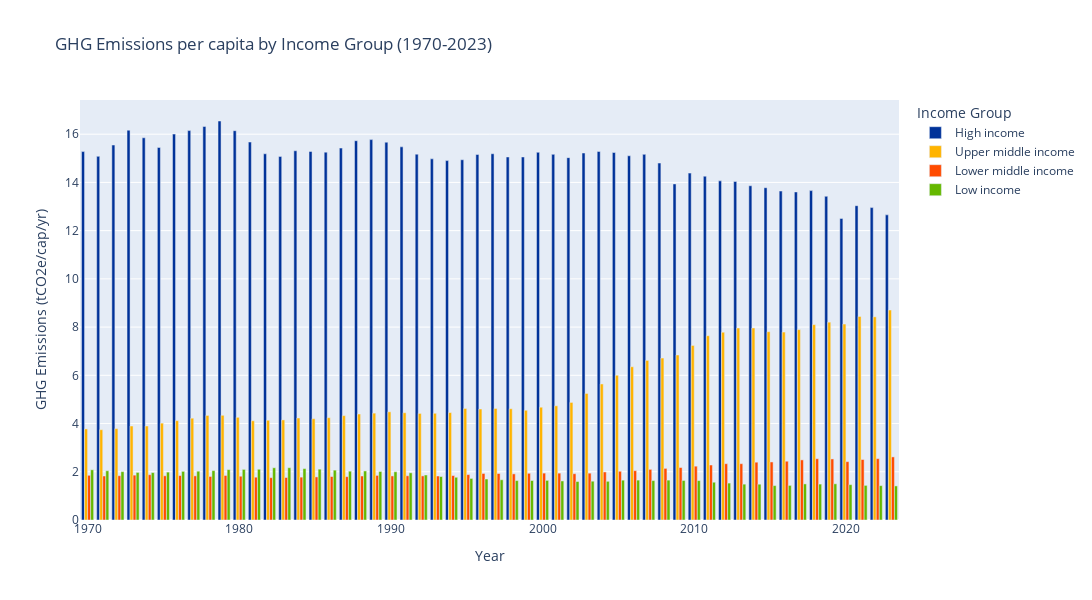

Source (notebook cell):
### Markdown cell above
### Chart 2

### Code cell
# Filter required columns 
df = GHG_per_capita_by_country.loc[['HIGH','H_MID', 'L_MID', 'LOW']]
# # Plot (built-in function)
# df = df.set_index('Country')
# plt = df.T.plot(kind='bar', figsize=(30, 10), color={'High income': '#003299', 'Upper middle income': '#FFB400',  'Lower middle income':'#FF4B00', 'Low income': '#65B800'}, grid=True)
# plt.axhline(0, color='k', linestyle='dashed')
# Melt
df_long = df.melt(id_vars=["Country"], var_name="Year", value_name="Emissions")
# Plot (plotly)
fig = px.bar(
    df_long,
    x="Year",                # Year on the x-axis
    y="Emissions",              # Emissions on the y-axis
    color="Country",       # Use income group for color differentiation
    title="GHG Emissions per capita by Income Group (1970-2023)",
    labels={"Country": "Income Group", "Emissions": "GHG Emissions (tCO2e/cap/yr)"},  # Axis labels
    color_discrete_map={'High income': COLORS[0], 'Upper middle income': COLORS[1],  'Lower middle income':COLORS[2], 'Low income': COLORS[3]},
    barmode="group",             # Grouped bars for each year
    height = 600,
    width = 1350
)
fig.write_image('./pdf/Chart2.pdf')
fig.show()

### Figure 1 — Plotly figure (JSON) as saved in the notebook; plotly's stock layout.template omitted (floating-point values rounded to 4 significant figures)
{"data": [{"alignmentgroup": "True", "hovertemplate": "Income Group=High income<br>Year=%{x}<br>GHG Emissions (tCO2e/cap/yr)=%{y}<extra></extra>", "legendgroup": "High income", "marker": {"color": "#003299", "pattern": {"shape": ""}}, "name": "High income", "offsetgroup": "High income", "orientation": "v", "showlegend": true, "textposition": "auto", "type": "bar", "x": [1970, 1971, 1972, 1973, 1974, 1975, 1976, 1977, 1978, 1979, 1980, 1981, 1982, 1983, 1984, 1985, 1986, 1987, 1988, 1989, 1990, 1991, 1992, 1993, 1994, 1995, 1996, 1997, 1998, 1999, 2000, 2001, 2002, 2003, 2004, 2005, 2006, 2007, 2008, 2009, 2010, 2011, 2012, 2013, 2014, 2015, 2016, 2017, 2018, 2019, 2020, 2021, 2022, 2023], "xaxis": "x", "y": [15.28, 15.08, 15.55, 16.17, 15.85, 15.45, 16.0, 16.15, 16.32, 16.55, 16.15, 15.67, 15.19, 15.08, 15.31, 15.28, 15.26, 15.42, 15.73, 15.78, 15.67, 15.48, 15.17, 14.98, 14.91, 14.94, 15.16, 15.19, 15.05, 15.06, 15.25, 15.16, 15.03, 15.22, 15.28, 15.24, 15.1, 15.16, 14.8, 13.94, 14.39, 14.26, 14.06, 14.04, 13.86, 13.78, 13.64, 13.6, 13.66, 13.42, 12.51, 13.04, 12.96, 12.66], "yaxis": "y"}, {"alignmentgroup": "True", "hovertemplate": "Income Group=Upper middle income<br>Year=%{x}<br>GHG Emissions (tCO2e/cap/yr)=%{y}<extra></extra>", "legendgroup": "Upper middle income", "marker": {"color": "#FFB400", "pattern": {"shape": ""}}, "name": "Upper middle income", "offsetgroup": "Upper middle income", "orientation": "v", "showlegend": true, "textposition": "auto", "type": "bar", "x": [1970, 1971, 1972, 1973, 1974, 1975, 1976, 1977, 1978, 1979, 1980, 1981, 1982, 1983, 1984, 1985, 1986, 1987, 1988, 1989, 1990, 1991, 1992, 1993, 1994, 1995, 1996, 1997, 1998, 1999, 2000, 2001, 2002, 2003, 2004, 2005, 2006, 2007, 2008, 2009, 2010, 2011, 2012, 2013, 2014, 2015, 2016, 2017, 2018, 2019, 2020, 2021, 2022, 2023], "xaxis": "x", "y": [3.777, 3.745, 3.789, 3.898, 3.898, 4.017, 4.12, 4.222, 4.337, 4.342, 4.258, 4.115, 4.137, 4.15, 4.23, 4.201, 4.244, 4.328, 4.395, 4.432, 4.486, 4.448, 4.42, 4.426, 4.454, 4.625, 4.603, 4.626, 4.614, 4.551, 4.677, 4.736, 4.876, 5.248, 5.642, 6.002, 6.355, 6.618, 6.717, 6.843, 7.239, 7.642, 7.787, 7.962, 7.963, 7.809, 7.795, 7.895, 8.103, 8.204, 8.126, 8.441, 8.426, 8.709], "yaxis": "y"}, {"alignmentgroup": "True", "hovertemplate": "Income Group=Lower middle income<br>Year=%{x}<br>GHG Emissions (tCO2e/cap/yr)=%{y}<extra></extra>", "legendgroup": "Lower middle income", "marker": {"color": "#FF4B00", "pattern": {"shape": ""}}, "name": "Lower middle income", "offsetgroup": "Lower middle income", "orientation": "v", "showlegend": true, "textposition": "auto", "type": "bar", "x": [1970, 1971, 1972, 1973, 1974, 1975, 1976, 1977, 1978, 1979, 1980, 1981, 1982, 1983, 1984, 1985, 1986, 1987, 1988, 1989, 1990, 1991, 1992, 1993, 1994, 1995, 1996, 1997, 1998, 1999, 2000, 2001, 2002, 2003, 2004, 2005, 2006, 2007, 2008, 2009, 2010, 2011, 2012, 2013, 2014, 2015, 2016, 2017, 2018, 2019, 2020, 2021, 2022, 2023], "xaxis": "x", "y": [1.854, 1.825, 1.837, 1.86, 1.88, 1.833, 1.843, 1.83, 1.806, 1.846, 1.816, 1.775, 1.756, 1.763, 1.778, 1.787, 1.803, 1.798, 1.825, 1.85, 1.828, 1.834, 1.83, 1.824, 1.843, 1.883, 1.93, 1.929, 1.914, 1.937, 1.945, 1.943, 1.92, 1.942, 1.992, 2.021, 2.046, 2.1, 2.141, 2.176, 2.232, 2.28, 2.335, 2.335, 2.398, 2.407, 2.437, 2.493, 2.541, 2.532, 2.42, 2.509, 2.545, 2.617], "yaxis": "y"}, {"alignmentgroup": "True", "hovertemplate": "Income Group=Low income<br>Year=%{x}<br>GHG Emissions (tCO2e/cap/yr)=%{y}<extra></extra>", "legendgroup": "Low income", "marker": {"color": "#65B800", "pattern": {"shape": ""}}, "name": "Low income", "offsetgroup": "Low income", "orientation": "v", "showlegend": true, "textposition": "auto", "type": "bar", "x": [1970, 1971, 1972, 1973, 1974, 1975, 1976, 1977, 1978, 1979, 1980, 1981, 1982, 1983, 1984, 1985, 1986, 1987, 1988, 1989, 1990, 1991, 1992, 1993, 1994, 1995, 1996, 1997, 1998, 1999, 2000, 2001, 2002, 2003, 2004, 2005, 2006, 2007, 2008, 2009, 2010, 2011, 2012, 2013, 2014, 2015, 2016, 2017, 2018, 2019, 2020, 2021, 2022, 2023], "xaxis": "x", "y": [2.083, 2.043, 2.006, 1.973, 1.966, 1.986, 2.018, 2.024, 2.048, 2.089, 2.099, 2.104, 2.167, 2.169, 2.131, 2.108, 2.068, 2.025, 2.034, 2.012, 2.001, 1.957, 1.867, 1.802, 1.773, 1.724, 1.7, 1.669, 1.635, 1.637, 1.644, 1.62, 1.597, 1.61, 1.605, 1.652, 1.655, 1.634, 1.654, 1.639, 1.634, 1.567, 1.531, 1.487, 1.485, 1.427, 1.435, 1.497, 1.49, 1.501, 1.466, 1.436, 1.426, 1.414], "yaxis": "y"}], "layout": {"barmode": "group", "height": 600, "legend": {"title": {"text": "Income Group"}, "tracegroupgap": 0}, "title": {"text": "GHG Emissions per capita by Income Group (1970-2023)"}, "width": 1350, "xaxis": {"anchor": "y", "autorange": true, "domain": [0, 1], "range": [1970.0, 2024.0], "title": {"text": "Year"}, "type": "linear"}, "yaxis": {"anchor": "x", "autorange": true, "domain": [0, 1], "range": [0, 17.42], "title": {"text": "GHG Emissions (tCO2e/cap/yr)"}, "type": "linear"}}}
